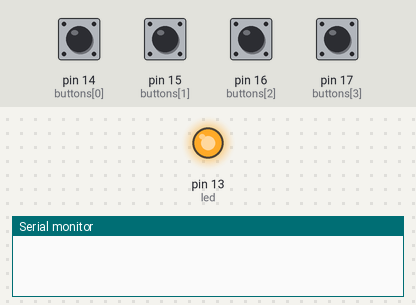
Bench run of a sketch on a simulated Arduino Uno, built with avr-gcc and run on an emulated ATmega328P. Parts: output pins drawn as LEDs (lit = HIGH), the last lines printed to the serial monitor. Dashed ring = blinking. Inputs (shaded band) come from the test bench; at power-on: pin 14 (buttons[0]), pin 15 (buttons[1]), pin 16 (buttons[2]), pin 17 (buttons[3]) HIGH.

Above: at 0.1 s.
At 3.2 s:
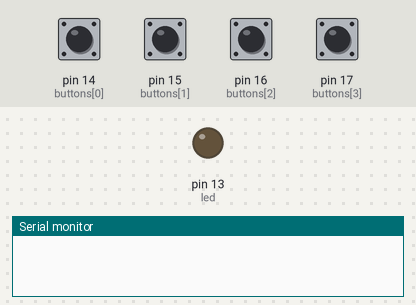
3.3 s: pin 14 (buttons[0]) pulled LOW for 0.15 s
At 3.47 s:
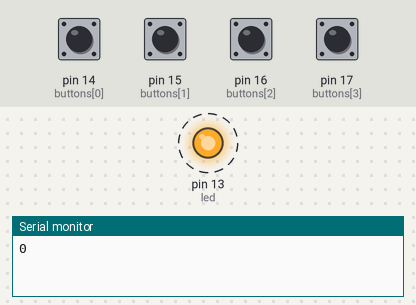
Timing chart, 0 to 6.3 s (numbered marks = the images above; inputs shaded):
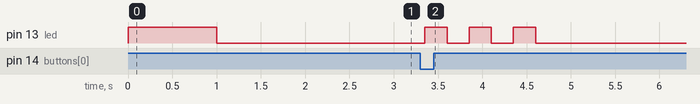

The sketch:

tab_ard.ino
```cpp
//Tabulatron Arduino Code
//Will signal via Serial whenever a button is pressed
// Circuit is pretty simply
// - Pushbutton on A0
// - Pushbutton on A1
// - Pushbutton on A2
// - Pushbutton on A3
// - LED on 13
// Many, many thanks to Adafruit industries where I blatantly lifted this code
// http://www.adafruit.com/blog/2009/10/20/example-code-for-multi-button-checker-with-debouncing/
// Buy something from there please

//Globals variables
//  Hash marked lines are not comments in the Arduino IDE as is common
//  with other languages, more details: http://arduino.cc/en/Reference/Define

#define DEBOUNCE 50
byte buttons[] = {14, 15,16, 17}; // the analog 0-4 pins are also known as 14-17
#define NUMBUTTONS sizeof(buttons)
byte pressed[NUMBUTTONS], justpressed[NUMBUTTONS], justreleased[NUMBUTTONS];
int led = 13;

void setup() {
  byte i;

  Serial.begin(9600);
  pinMode(13, OUTPUT);

  // Make input & enable pull-up resistors on switch pins
  for (i=0; i< NUMBUTTONS; i++) {
    pinMode(buttons[i], INPUT);
    digitalWrite(buttons[i], HIGH);
  }
  start_led();

}

//LED blink sequence for when device starts up.
void start_led()
{
  digitalWrite(led, HIGH);
  delay(1000);
  digitalWrite(led, LOW);
  delay(1000);
}

//LED blink sequence for after a button is pressed
//gives nice feeling that the machine is paying attention
void flick_led()
{
  digitalWrite(led,HIGH);
  delay(250);
  digitalWrite(led,LOW);
  delay(250);
  digitalWrite(led,HIGH);
  delay(250);
  digitalWrite(led,LOW);
  delay(250);
  digitalWrite(led,HIGH);
  delay(250);
  digitalWrite(led,LOW);
  delay(250);
}

//This function does the heavy lifting of checking for button presses
//and changing the values of the byte array to reflect button
//states
void check_switches()
{
  static byte previousstate[NUMBUTTONS];
  static byte currentstate[NUMBUTTONS];
  static long lasttime;
  byte index;

  if (millis() < lasttime) {
     // we wrapped around, lets just try again
     lasttime = millis();
  }

  if ((lasttime + DEBOUNCE) > millis()) {
    // not enough time has passed to debounce
    return;
  }
  // ok we have waited DEBOUNCE milliseconds, lets reset the timer
  lasttime = millis();

  for (index = 0; index < NUMBUTTONS; index++) {
    justpressed[index] = 0;       // when we start, we clear out the "just" indicators
    justreleased[index] = 0;

    currentstate[index] = digitalRead(buttons[index]);   // read the button

    if (currentstate[index] == previousstate[index]) {
      if ((pressed[index] == LOW) && (currentstate[index] == LOW)) {
          // just pressed
          justpressed[index] = 1;
      }
      else if ((pressed[index] == HIGH) && (currentstate[index] == HIGH)) {
          // just released
          justreleased[index] = 1;
      }
      pressed[index] = !currentstate[index];  // remember, digital HIGH means NOT pressed
    }
    previousstate[index] = currentstate[index];   // keep a running tally of the buttons
  }
}

void loop() {
  check_switches();
  for (byte i = 0; i < NUMBUTTONS; i++) {
    if (justpressed[i]) {
      Serial.print(i, DEC); //Print the button number to the serial port so that the processing app can listen for it.
      //Serial.println();
      Serial.flush();  //Always flush when you're done.
      flick_led(); //An immediate couple of blinks of the LED makes the user feel like it has done something
    }
    //Serial.print(NUMBUTTONS + 1,DEC); //Keep Alive signal will be int 5?  Why? my buttons are already going 0 - 4

  }
}
```

Measured:
- after the input at 3.3 s, pin 13 (led): alternates HIGH for 0.25 s and LOW for 0.25 s, 6 changes in all, then stays LOW, starting after 0.05 s
